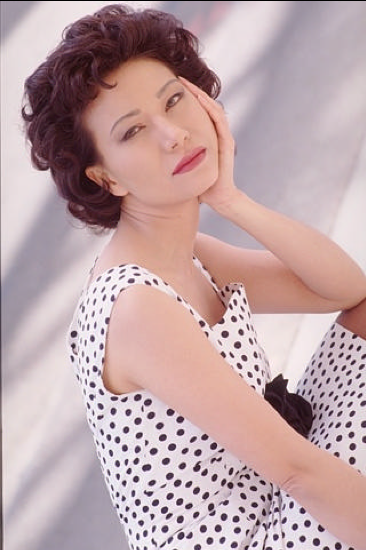
#> input picture Demos/Demo 4/lady.png, 366 x 550 px
$ jupyter execute Demo_4_Filter_Bank_Response_v-New.ipynb
#> lines starting #> are read from the running program, lines starting #| are printed output that depends on the picture
# Filter Bank Creation

[cell 1]
##########################################################################
# Maximum Response filterbank from
# http://www.robots.ox.ac.uk/~vgg/research/texclass/filters.html
# based on several edge and bar filters.
# Adapted to Python by Andreas Mueller amueller@ais.uni-bonn.de
# Share and enjoy
#

import numpy as np
import matplotlib.pyplot as plt
from itertools import product, chain
from scipy import misc,ndimage
from os import listdir
import os
from os.path import isfile, join
import imageio
#from sklearn.externals.joblib import Parallel, delayed


def makeRFSfilters(radius=18, sigmas=[1, 2, 4], n_orientations=6):
    """ Generates filters for RFS filterbank.
    Parameters
    ----------
    radius : int, default 24
        radius of all filters. Size will be 2 * radius + 1
    sigmas : list of floats, default [1, 2, 4]
        define scales on which the filters will be computed
    n_orientations : int
        number of fractions the half-angle will be divided in
    Returns
    -------
    edge : ndarray (len(sigmas), n_orientations, 2*radius+1, 2*radius+1)
        Contains edge filters on different scales and orientations
    bar : ndarray (len(sigmas), n_orientations, 2*radius+1, 2*radius+1)
        Contains bar filters on different scales and orientations
    rot : ndarray (2, 2*radius+1, 2*radius+1)
        contains two rotation invariant filters, Gaussian and Laplacian of
        Gaussian
    """
#> called with radius = 18, n_orientations = 6
    def make_gaussian_filter(x, sigma, order=0):
        if order > 2:
            raise ValueError("Only orders up to 2 are supported")
        # compute unnormalized Gaussian response
        response = np.exp(-x ** 2 / (2. * sigma ** 2))
        if order == 1:
            response = -response * x
        elif order == 2:
            response = response * (x ** 2 - sigma ** 2)
        # normalize
        response /= np.abs(response).sum()
        return response

    def makefilter(scale, phasey, pts, sup):
        gx = make_gaussian_filter(pts[0, :], sigma=3 * scale)
        gy = make_gaussian_filter(pts[1, :], sigma=scale, order=phasey)
        f = (gx * gy).reshape(sup, sup)
        # normalize
        f /= np.abs(f).sum()
        return f

    support = 2 * radius + 1
    x, y = np.mgrid[-radius:radius + 1, radius:-radius - 1:-1] #Make the filter grid
    orgpts = np.vstack([x.ravel(), y.ravel()])
    sigma_arr = []
    rot, edge, bar = [], [], []
    for sigma in sigmas:
        for orient in range(n_orientations):
            # Not 2pi as filters have symmetry
            angle = np.pi * orient / n_orientations
            c, s = np.cos(angle), np.sin(angle) #Get the angle
            rotpts = np.dot(np.array([[c, -s], [s, c]]), orgpts) #rotate the grid

            edge.append(makefilter(sigma, 1, rotpts, support))
            bar.append(makefilter(sigma, 2, rotpts, support))

            sigma_arr.append(sigma)
            sigma_arr.append(sigma)

    length = np.sqrt(x ** 2 + y ** 2)
    rot.append(make_gaussian_filter(length, sigma=10))
    sigma_arr.append(10)
    rot.append(make_gaussian_filter(length, sigma=10, order=2))
    sigma_arr.append(10)

    # reshape rot and edge
    edge = np.asarray(edge)
    edge = edge.reshape(len(sigmas), n_orientations, support, support)
    bar = np.asarray(bar).reshape(edge.shape)
    rot = np.asarray(rot)[:, np.newaxis, :, :]
    return edge, bar, rot, sigma_arr

#Apply Filter by convolving with the image
def apply_filterbank(img, filterbank):
    from scipy.ndimage import convolve
    result = []
    for battery in filterbank:
        response = [convolve(img, filt) for filt in battery]
        #max_response = np.max(response, axis=0)
        result.extend(response)
    return result


sigmas = [1, 2, 4]
n_sigmas = len(sigmas)
n_orientations = 6

#Make Filters here
edge, bar, rot, sigma_arr = makeRFSfilters(sigmas=sigmas,
        n_orientations=n_orientations)

n = n_sigmas * n_orientations


# plot filters
# 2 is for bar / edge, + 1 for rot
fig, ax = plt.subplots(n_sigmas * 2 + 1, n_orientations)
filters_arr = []
for k, filters in enumerate([bar, edge]):
    for i, j in product(range(n_sigmas), range(n_orientations)):
        row = i + k * n_sigmas
        filters_arr.append(filters[i, j, :, :])
        ax[row, j].imshow(filters[i, j, :, :], cmap=plt.cm.gray)
        ax[row, j].set_xticks(())
        ax[row, j].set_yticks(())

filters_arr.append(rot[0, 0])
filters_arr.append(rot[1, 0])
ax[-1, 0].imshow(rot[0, 0], cmap=plt.cm.gray)
ax[-1, 0].set_xticks(())
ax[-1, 0].set_yticks(())
ax[-1, 1].imshow(rot[1, 0], cmap=plt.cm.gray)
ax[-1, 1].set_xticks(())
ax[-1, 1].set_yticks(())

fig.set_size_inches(18.5, 10.5)
for i in range(2, n_orientations):
    ax[-1, i].set_visible(False)
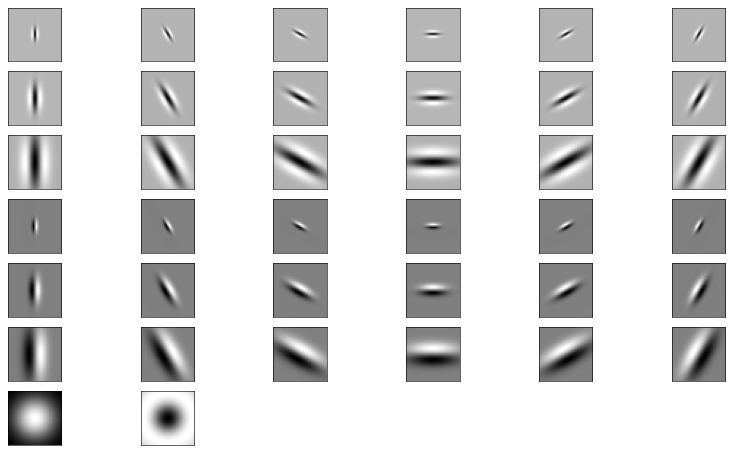
#> figure drawn by matplotlib, 38 panels

# Insert Image Here

[cell 2]
import cv2
from sklearn.cluster import KMeans

test_images_path = "lady.png"

img = cv2.imread(test_images_path)
#> img is the input picture: shape (550, 366, 3); mean B, G, R 167, 164.8, 191.3
img = cv2.cvtColor(img, cv2.COLOR_BGR2RGB)
# [5 lines of commented-out code are left out]
img_gray = cv2.cvtColor(img, cv2.COLOR_RGB2GRAY)
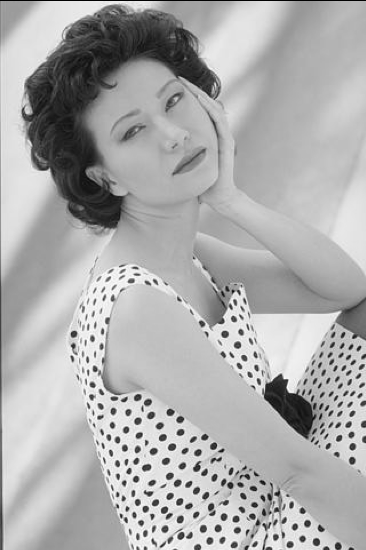
#> img_gray: shape (550, 366); min 0, max 255, mean 173
img_shape = img_gray.shape
#> img_shape = (550, 366)
print("Shape of Image = ", img_shape)
#| Shape of Image =  (550, 366)
plt.imshow(img)
plt.axis("off")

### Image Segmentation using Colors

[cell 3]
img_flat = img.reshape(-1, 3)
cluster_model = KMeans(n_clusters=3).fit(img_flat)
cluster_labels = cluster_model.labels_

labeled_img = cluster_labels.reshape(img.shape[:-1])
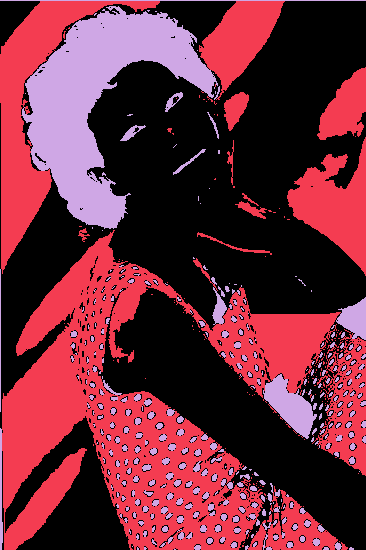
#> labeled_img: shape (550, 366) int32; 3 distinct labels, from 0 to 2; one colour per label, 0 black
print(labeled_img.shape)
#| (550, 366)

plt.imshow(labeled_img, cmap='gray')
plt.axis("off")
plt.title("Clustering with RGB Colors")

[cell 4]
#Apply Filter Bank to Image
filterbank = chain(edge, bar, rot)
#Get filter image
response_m = apply_filterbank(img_gray, filterbank)
#> after the loop in apply_filterbank, `for battery in filterbank:`: result = 38 items
#> response_m = 38 items
print("Length of response ", len(response_m))
#| Length of response  38
print("Filter Banks Applied !!!")

[cell 5]
print("Sigma applied = ", sigma_arr)

# Visualize Images

[cell 6]
# plot responses
fig2, ax2 = plt.subplots(7, 6)
for axes, res in zip(ax2.ravel(), response_m):
    axes.imshow(res, cmap="gray")
    axes.set_xticks(())
    axes.set_yticks(())
#> this loop made 38 passes

fig2.set_size_inches(18.5, 10.5)

ax2[-1, 2].set_visible(False)
ax2[-1, 3].set_visible(False)
ax2[-1, 4].set_visible(False)
ax2[-1, 5].set_visible(False)

plt.show()
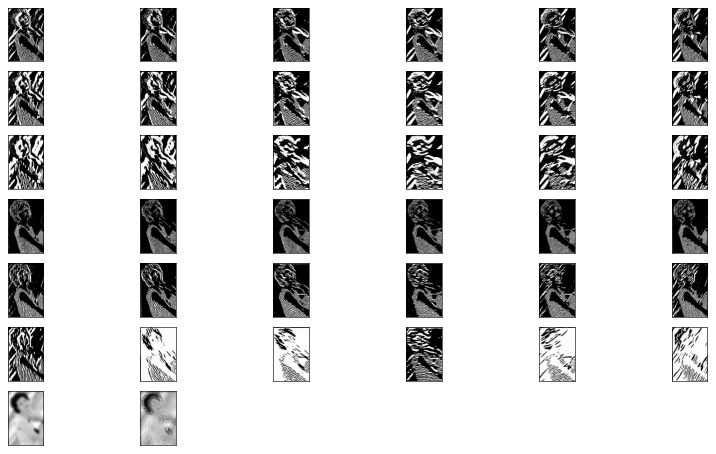
#> figure drawn by matplotlib, 38 panels

[cell 7]
window = 7
patch_hists = []

# take histogram
center = window // 2

new_shape_x = len(range(center, img_shape[0], window))
#> new_shape_x = 79
new_shape_y = len(range(center, img_shape[1], window))
#> new_shape_y = 52

### Add the implementation of texton dictionary
num_of_textons = 7;

gabor_mag_wo_sm = np.array(response_m)
print("Shape of gabor mag = ", gabor_mag_wo_sm.shape)
#| Shape of gabor mag =  (38, 550, 366)
value = gabor_mag_wo_sm.reshape((-1, img_shape[0]*img_shape[1]))

for i in range(center, img_shape[0], window):
    for j in range(center, img_shape[1], window):
        start_x = i - center
        end_x = i + center

        start_y = j - center
        end_y = j + center

        #    small_image = gabor_mag_wo_sm[:, start_x: end_x + 1, start_y: end_y + 1]
        #    patch_hist = np.histogram(small_image.reshape((small_image.shape[0], -1)), bins=range(0, 256, num_of_bins))
        small_image = gabor_mag_wo_sm[:, start_x: end_x + 1, start_y: end_y + 1]
        patch_hist = np.histogram(small_image.ravel(), bins=range(0, 255, num_of_textons))
        patch_hists.append(patch_hist[0])
#> after the loop, patch_hists = 4108 items

[cell 8]
# print(patch_hists[0])
cluster_model_hist = KMeans(n_clusters=3).fit(patch_hists)
cluster_labels_hist = cluster_model_hist.labels_
#> cluster_labels_hist = 4108 values, max 2 at index 52, min 0 at index 4, mean 1.12

[cell 9]
segmented_img = cluster_labels_hist.reshape(new_shape_x, new_shape_y).astype(np.uint8)
upscaled_segments = cv2.resize(segmented_img, (img.shape[1], img.shape[0]))
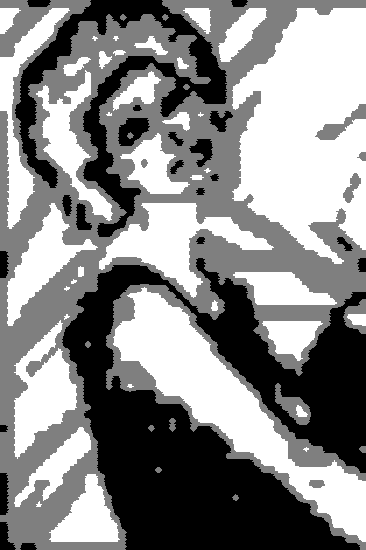
#> upscaled_segments: shape (550, 366); min 0, max 2, mean 1.08; drawn with min black and max white
plt.imshow(upscaled_segments, cmap='gray')
plt.axis("off")
plt.title("Clustering just after histogram formation")

### Image Segmentation with direct Kmeans of Gabor Magnitudes

[cell 10]
from sklearn.cluster import KMeans
gabor_mag_wo_sm = np.array(response_m)
print("Shape of gabor mag = ", gabor_mag_wo_sm.shape)
#| Shape of gabor mag =  (38, 550, 366)

value = gabor_mag_wo_sm.reshape((-1, img_shape[0] * img_shape[1]))

# direct clustering and visualization
cluster_model = KMeans(n_clusters=3).fit(value.T)
cluster_labels = cluster_model.labels_

result = cluster_labels.reshape((img_shape[0], img_shape[1]))
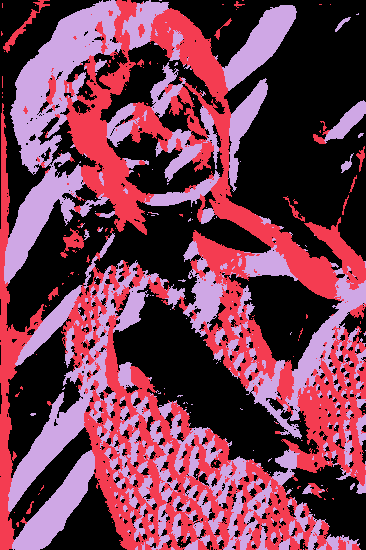
#> result: shape (550, 366) int32; 3 distinct labels, from 0 to 2; one colour per label, 0 black

plt.imshow(result, cmap='gray')
plt.axis("off")
plt.title("Clustering without smoothing")

### Image Segmentation using Smoothing and Normalization of Gabor Magnitudes

[cell 11]
from sklearn.cluster import KMeans
from skimage.filters import gaussian

# apply gaussian smoothing
gabor_mag = []
for i, values in enumerate(response_m):
    # the value of sigma is chosen to be half of the applied frequency

    sigma = sigma_arr[i]
    smoothed = gaussian(values, sigma = sigma)                 # Smoothen the image
    smoothed = (smoothed - smoothed.mean()) / smoothed.var()   # Normalize the image
    gabor_mag.append(smoothed)
#> this loop made 38 passes
#> sigma on passes 1 to 12: 1, 1, 1, 1, 1, 1, 1, 1, 1, 1, 1, 1
#> pass 1, `smoothed = gaussian(values, sigma = sigma)`:
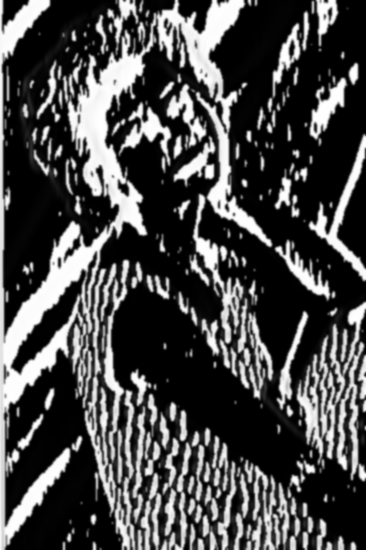
#> smoothed: shape (550, 366) float64; min 0, max 1, mean 0.288
#> pass 2, `smoothed = gaussian(values, sigma = sigma)`:
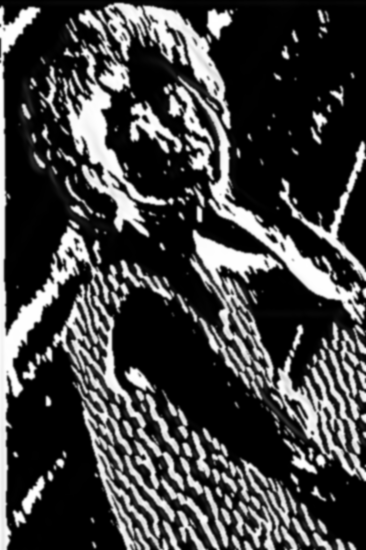
#> smoothed: shape (550, 366) float64; min 0, max 1, mean 0.257
#> after the loop:
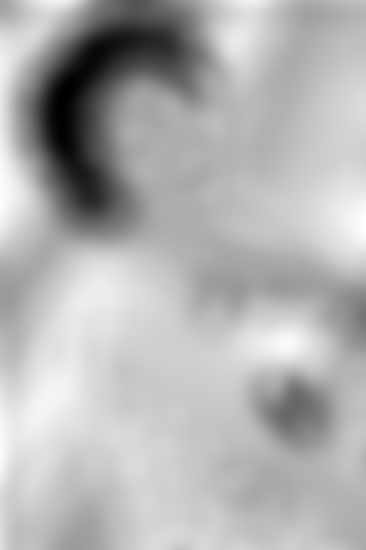
#> smoothed: shape (550, 366) float64; min -63.24, max 27.37, mean 0; drawn with min black and max white
#> after the loop, gabor_mag = 38 items


gabor_mag = np.array(gabor_mag)
print("Shape of gabor mag = ", gabor_mag.shape)
#| Shape of gabor mag =  (38, 550, 366)

value = gabor_mag.reshape((-1, img_shape[0]*img_shape[1]))

# get dimensionally reduced image
cluster_model_norm_smooth = KMeans(n_clusters=3).fit(value.T)
cluster_labels_norm_smooth = cluster_model_norm_smooth.labels_

result = cluster_labels_norm_smooth.reshape((img_shape[0], img_shape[1]))
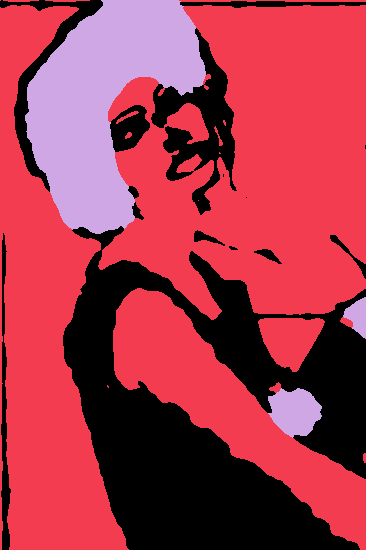
#> result: shape (550, 366) int32; 3 distinct labels, from 0 to 2; one colour per label, 0 black

plt.imshow(result, cmap='gray')
plt.axis("off")
plt.title("Clustering after normalizaton and smoothing")
